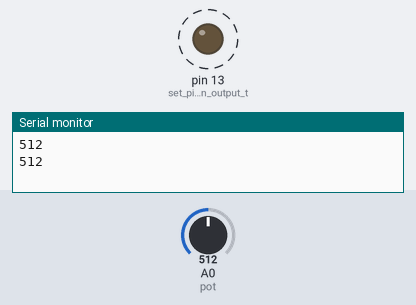
A program run on a simulated Arduino Uno, built with avr-gcc and run on an emulated ATmega328P. Shown: output pins drawn as LEDs (lit = HIGH), the last lines printed to the serial monitor. Dashed ring = blinking. Inputs (shaded band) come from the test bench; at power-on: A0 (pot) = 512.

Above: at 1.8 s.
1.9 s: A0 (pot) set to 306
At 2.2 s:
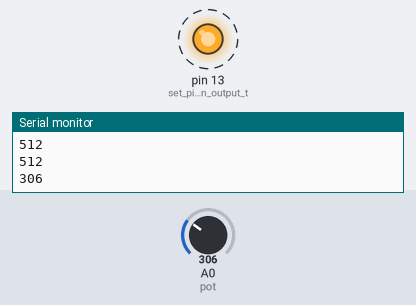
5.4 s: A0 (pot) set to 122
At 5.56 s:
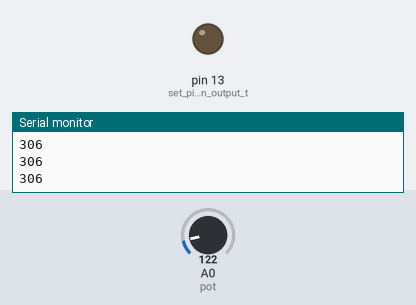
Timing chart, 0 to 14.9 s (numbered marks = the images above; inputs shaded):
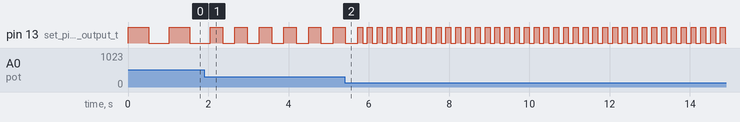

The program:

main.cpp
```cpp
/*
* Original code based on SparkFun Circuit 1B
* https://github.com/sparkfun/SIK-Guide-Code/blob/master/SIK_Circuit_1B-Potentiometer/SIK_Circuit_1B-Potentiometer.ino
*/
#include <Arduino.h>
#include "potentiometer.hpp"
#include "led.hpp"
#include "timer.hpp"
#include "writer.hpp"

// Experiment 1 Useing timer and other classes
#ifdef _EXPERIMENT_1

Timer timer;
Potentiometer pot(A0);
Led led(13, pot.getValue());

#ifdef _PRINT
TimerPrinter *timerPrinter = new TimerPrinter(timer);
PotPrinter *potPrinter = new PotPrinter(pot);
Printer *printers[2] = { timerPrinter, potPrinter };
Writer writer(2000, printers, 2);
#endif // _PRINT

void setup() {
  Serial.begin(9600);
}

void loop() {
  timer.tick();
  pot.read();
  led.update(timer.getDeltaMs());
  #ifdef _PRINT
  writer.update(timer.getDeltaMs());
  #endif // _PRINT
}

// Experiment 2 - Dimming with potentiometer
#elif _EXPERIMENT_2

Timer timer;
Potentiometer pot(A0);
DimmableLed led(13, pot.getValue());

#ifdef _PRINT
TimerPrinter *timerPrinter = new TimerPrinter(timer);
PotPrinter *potPrinter = new PotPrinter(pot);
DimmableLedPrinter * ledPrinter = new DimmableLedPrinter(led);
Printer *printers[3] = { timerPrinter, potPrinter, ledPrinter };
Writer writer(2000, printers, 3);
#endif // _PRINT

void setup() {
  Serial.begin(9600);
}

void loop() {
  timer.tick();
  pot.read();
  led.update(timer.getDeltaUs());
#ifdef _PRINT
  writer.update(timer.getDeltaMs());
#endif // _PRINT
}

#elif _EXPERIMENT_3

Timer timer;
Potentiometer pot(A0);
Led flashLed(13, pot.getValue());
DimmableLed dimmLed(11, pot.getValue());
DimmableLedFlipped dimmLedFlip(12, pot.getValue());
LedFlipped flashLedFlip(10, pot.getValue());


#ifdef _PRINT
TimerPrinter *timerPrinter = new TimerPrinter(timer);
PotPrinter *potPrinter = new PotPrinter(pot);
DimmableLedPrinter * ledPrinter = new DimmableLedPrinter(dimmLed);
Printer *printers[3] = { timerPrinter, potPrinter, ledPrinter };
Writer writer(2000, printers, 3);
#endif // _PRINT

void setup() {
  Serial.begin(9600);
}

void loop() {
  timer.tick();
  pot.read();
  flashLed.update(timer.getDeltaMs());
  dimmLed.update(timer.getDeltaUs());
  dimmLedFlip.update(timer.getDeltaUs());
  flashLedFlip.update(timer.getDeltaMs());

#ifdef _PRINT
  writer.update(timer.getDeltaMs());
#endif // _PRINT
}

// See platform.ini 'build_flags' to set experiment
#else
int potPosition;       //this variable will hold a value based on the position of the potentiometer

void setup()
{
  Serial.begin(9600);       //start a serial connection with the computer
  pinMode(13, OUTPUT);      //set pin 13 as an output that can be set to HIGH or LOW
}

void loop()
{
  //read the position of the pot
  potPosition = analogRead(A0);    //set potPosition to a number between 0 and 1023 based on how far the knob is turned
  Serial.println(potPosition);     //print the value of potPosition in the serial monitor on the computer
  //change the LED blink speed based on the pot value
  digitalWrite(13, HIGH);           // Turn on the LED
  delay(potPosition);              // delay for as many milliseconds as potPosition (0-1023)
  digitalWrite(13, LOW);            // Turn off the LED
  delay(potPosition);              // delay for as many milliseconds as potPosition (0-1023)
}
#endif // C1B_DEFAULT
```

led.hpp
```cpp
#ifndef LED_HPP
#define LED_HPP

#include <Arduino.h>
#include "writer.hpp"

class Led {
    const int pin;
    bool ledOn;
    const int *interval;
    int timeLapsed;

public:
    Led(const int pin, const int *interval):
    pin(pin), ledOn(false), interval(interval),  timeLapsed(0) {
        pinMode(this->pin, OUTPUT);
    }
    ~Led() = default;

    void update(const unsigned int time){
        timeLapsed += (int)time;
        if(timeLapsed < *interval) return; // nothing to do
        timeLapsed = 0;
        if(ledOn) digitalWrite(pin, LOW);
        else digitalWrite(pin, HIGH);
        ledOn = !ledOn;
    }
};

class LedFlipped {
    const int pin;
    bool ledOn;
    const int *interval;
    int timeLapsed;

public:
    LedFlipped(const int pin, const int *interval):
    pin(pin), ledOn(false), interval(interval),  timeLapsed(0) {
        pinMode(this->pin, OUTPUT);
    }
    ~LedFlipped() = default;

    void update(const unsigned int time){
        // the max value of the pot is 1024, so we are flipping direction
        const unsigned int flippedInterval = 1024 - *interval;
        timeLapsed += (int)time;
        if(timeLapsed < flippedInterval) return; // nothing to do
        timeLapsed = 0;
        if(ledOn) digitalWrite(pin, LOW);
        else digitalWrite(pin, HIGH);
        ledOn = !ledOn;
    }
};

class DimmableLed {
    const int pin;
    const int *setting;
    bool ledOn;
    int *interval;
    const int *onInterval;
    int timeLapsed;

public:
    DimmableLed(const int pin, const int *setting):
    pin(pin), setting(setting), ledOn(false), onInterval(new int(2)), timeLapsed(0) {
        pinMode(this->pin, OUTPUT);
    }
    ~DimmableLed() {
        delete onInterval;
    }

    void update(const unsigned int time){
        timeLapsed += (int)time;
        if(timeLapsed < (*interval * 10)) return; // nothing to do
        timeLapsed = 0;
        if(ledOn) {
            digitalWrite(pin, LOW);
            interval = setting;
        } else {
            digitalWrite(pin, HIGH);
            interval = onInterval;
        }
        ledOn = !ledOn;
    }

    int getOffInterval() { return *setting * 10; }
};

class DimmableLedPrinter: public Printer {
    DimmableLed &led;
public:
    DimmableLedPrinter(DimmableLed &led): led(led) {}
    ~DimmableLedPrinter() = default;

    void print() override {
        Serial.print("Led Off Interval Us: ");
        Serial.println(led.getOffInterval());
    }
};

class DimmableLedFlipped {
    const int pin;
    const int *setting;
    bool ledOn;
    int *interval;
    const int *onInterval;
    int timeLapsed;

public:
    DimmableLedFlipped(const int pin, const int *setting):
    pin(pin), setting(setting), ledOn(false), onInterval(new int(2)), timeLapsed(0) {
        pinMode(this->pin, OUTPUT);
    }
    ~DimmableLedFlipped() {
        delete onInterval;
    }

    void update(const unsigned int time){
        const unsigned int intervalFlipped = ledOn ? *interval : (10240 - (*interval * 10));
        timeLapsed += (int)time;
        if(timeLapsed < intervalFlipped) return; // nothing to do
        timeLapsed = 0;
        if(ledOn) {
            digitalWrite(pin, LOW);
            interval = setting;
        } else {
            digitalWrite(pin, HIGH);
            interval = onInterval;
        }
        ledOn = !ledOn;
    }

    int getOffInterval() { return *setting * 10; }
};

#endif  // LED_HPP
```

potentiometer.hpp
```cpp
#ifndef POTENTIOMETER_HPP
#define POTENTIOMETER_HPP

#include <Arduino.h>
#include <writer.hpp>

class Potentiometer {
    const int pin;
    int* value;

public:
    Potentiometer(int pin): pin(pin), value(new int()) {}

    int read(){
        *value = analogRead(pin);
        return *value;
    }

    // Gets a pointer to the current value in the pot
    const int * getValue() { return value; }
};

/*
 * A class to print out information related to the potentiometer.
 */
class PotPrinter: public Printer {
    Potentiometer &pot;
public:
    PotPrinter(Potentiometer &pot): pot(pot) {}
    ~PotPrinter() = default;

    void print() override {
        Serial.print("Potentiometer Value: ");
        Serial.println(*pot.getValue());
    }
};

#endif // POTENTIOMETER_HPP
```

timer.cpp
```cpp
#include <Arduino.h>
#include "Timer.hpp"

Timer::Timer():
previousUs(0), previousMs(0), deltaUs(0), deltaMs(0), size(0), i(0),
statsDeltaUs(new unsigned int[1]()),
statsDeltaMs(new unsigned int[1]()) {}

Timer::Timer(unsigned int statsResolution):
previousUs(0), previousMs(0), deltaUs(0), deltaMs(0), size(statsResolution), i(0),
statsDeltaUs(new unsigned int[this->size]()),
statsDeltaMs(new unsigned int[this->size]()) {}

Timer::~Timer(){
    delete[] statsDeltaUs;
    delete[] statsDeltaMs;
}

void Timer::tick(){
    unsigned long timeMs = millis();
    unsigned long timeUs = micros();
    // TODO: Handle overflow
    deltaMs = (unsigned int)(timeMs - previousMs);
    deltaUs = (unsigned int)(timeUs - previousUs);
    previousMs = timeMs;
    previousUs = timeUs;
    if(not size) return; // We don't need to update stats
    ++i;
    if(i >= size) i = 0;
    statsDeltaMs[i] = deltaMs;
    statsDeltaUs[i] = deltaUs;
}

const unsigned int &Timer::tickMs() {
    tick();
    return deltaMs;
}

const unsigned int &Timer::tickUs() {
    tick();
    return deltaUs;
}

const unsigned int &Timer::getDeltaUs() { return deltaUs; }

const unsigned int &Timer::getDeltaMs(){ return deltaMs; }

unsigned int Timer::getRateUs(){
    if(not size) return deltaUs;
    unsigned int avg;
    for(unsigned int i = 0 ; i < size ; ++i) {
        avg += statsDeltaUs[i];
    }
    return avg / size;
}

unsigned int Timer::getRateMs(){
    if(not size) return deltaMs;
    unsigned int avg;
    for(unsigned int i = 0 ; i < size ; ++i) {
        avg += statsDeltaMs[i];
    }
    return avg / size;
}
```

timer.hpp
```cpp
#ifndef TIMER_HPP
#define TIMER_HPP

#include "writer.hpp"

// Modifed to update stats only if statsResolution is provided
class Timer {
    unsigned long previousUs;
    unsigned long previousMs;
    unsigned int deltaUs;
    unsigned int deltaMs;
    unsigned int size;
    unsigned int i;
    unsigned int *statsDeltaUs;
    unsigned int *statsDeltaMs;

public:
    Timer();
    Timer(unsigned int statsResolution);
    ~Timer();

    void tick();
    const unsigned int &tickUs();
    const unsigned int &tickMs();
    const unsigned int &getDeltaUs();
    const unsigned int &getDeltaMs();
    unsigned int getRateUs();
    unsigned int getRateMs();
};

/*
 * A class to print out information related to the
 * timer.
 */
class TimerPrinter: public Printer {
    Timer& timer;
public:
    TimerPrinter(Timer& timer): timer(timer) {}
    ~TimerPrinter() = default;
    void print() override {
        Serial.print("Timer deltaUs: ");
        Serial.print(timer.getRateUs());
        Serial.print(" | Timer deltaMs: ");
        Serial.println(timer.getRateMs());
    }
};

#endif //TIMER_HPP
```

writer.cpp
```cpp
#include <Arduino.h>
#include "Writer.hpp"

Writer::Writer(unsigned int interval, Printer** printers, int size):
timeLapsed(0), interval(interval), printers(printers), size(size) {}

void Writer::update(const unsigned int time){
    timeLapsed += time;
    if(timeLapsed < interval) return;
    timeLapsed = 0;
    for(int i = 0 ; i < size ; ++i) printers[i]->print();
}
```

writer.hpp
```cpp
#ifndef WRITER_HPP
#define WRITER_HPP

class Printer {
public:
    virtual ~Printer() = default;
    virtual void print() { return; }
};

class Writer {
    unsigned int timeLapsed;
    unsigned int interval;
    Printer** printers;
    int size;

public:
    Writer(unsigned int interval, Printer** printers, int size);
    ~Writer() = default;
    void update(const unsigned int);
};

#endif // WRITER_HPP
```

Measured:
- after the input at 1.9 s, pin 13 (set_pin_13_as_an_output_t): alternates HIGH for 0.31 s and LOW for 0.31 s, starting after 0.46 s
- by itself, pin 13 (set_pin_13_as_an_output_t): alternates HIGH for 0.51 s and LOW for 0.51 s
